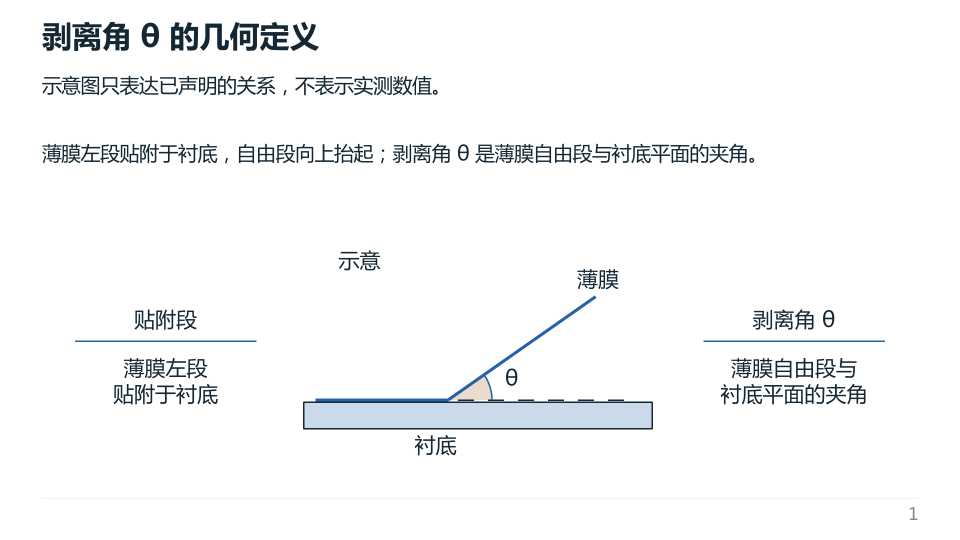
#> input picture Total-pipe/examples/explain-viz/whitespace-filled/slide-1.png, 1920 x 1080 px (shown at 1/2 size); its folder holds only this picture in this run
$ python -i whitespace.py   (imports and definitions only)
#> lines starting #> are read from the running program, lines starting #| are printed output that depends on the picture
"""Geometrically accurate 2D whitespace and spatial coverage analysis.

Shared by compiled Deck IR (layout preflight, skeleton preview, quality metrics,
ExplainViz empty-space detection) and PageScene QA/build.

Key properties:
- Uses exact 2D rectangle union area (never double-counts overlapping boxes).
- Excludes full-bleed backgrounds, page furniture, container frames, and thin rules.
- Measures actual visible text ink bounds instead of full reserved textbox heights.
- Reports both overall body-area coverage and largest contiguous empty rectangle +
  quadrant balance so lopsided or half-empty slides are detected accurately.
"""
from __future__ import annotations

import math
import re
from pathlib import Path

from .explain_viz.space import empty_rectangles

DEFAULT_IR_BODY = [56.0, 200.0, 1168.0, 464.0]
# PageScene 13.333 x 7.5 in canvas; header ends below take (~2.15 in), footer rule at 7.08 in.
DEFAULT_SCENE_BODY = [0.72, 2.20, 11.893, 4.80]
_CJK_RE = re.compile(r'[\u2e80-\u9fff\uf900-\ufaff\uff00-\uffef]')


# [309 lines left out: functions clip_rect, union_area, _approx_text_width_px, _text_occupied_box_ir, is_decorative_ir_element, element_visible_box and 5 more, not called in this run]


def analyze_rendered_png_whitespace(png_path, body_frac=(0.054, 0.293, 0.892, 0.640), bg_tolerance=12):
    """Measure actual non-background ink coverage on a rendered slide PNG."""
#> called with body_frac = (0.054, 0.293, 0.892, 0.64), bg_tolerance = 12
    from PIL import Image
    with Image.open(png_path) as image:
#> image is the input picture: PIL image 1920x1080 RGB; mean R, G, B 245.7, 246.7, 247.7
        rgb = image.convert('RGB')
        w, h = rgb.size
#> w = 1920; h = 1080
        # Sample corner pixels for background colour (typically white #FFFFFF).
        corners = [rgb.getpixel((2, 2)), rgb.getpixel((w - 3, 2)),
                   rgb.getpixel((2, h - 3)), rgb.getpixel((w - 3, h - 3))]
#> corners = [(255, 255, 255), (255, 255, 255), (255, 255, 255), (255, 255, 255)]
        bg = tuple(sorted(c[ch] for c in corners)[1] for ch in range(3))
#> bg = (255, 255, 255)
        bx0 = max(0, int(round(w * body_frac[0])))
#> bx0 = 104
        by0 = max(0, int(round(h * body_frac[1])))
#> by0 = 316
        bx1 = min(w, int(round(w * (body_frac[0] + body_frac[2]))))
#> bx1 = 1816
        by1 = min(h, int(round(h * (body_frac[1] + body_frac[3]))))
#> by1 = 1008
        crop = rgb.crop((bx0, by0, bx1, by1))
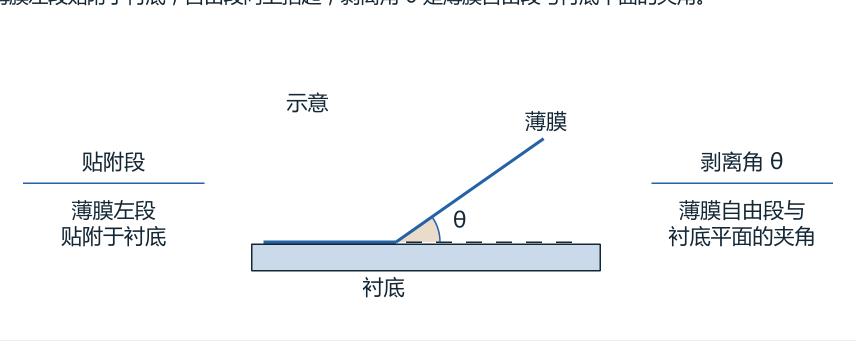
#> crop: PIL image 1712x692 RGB (shown at 1/2 size); mean R, G, B 246.2, 247.5, 248.6
        cw, ch = crop.size
#> cw = 1712; ch = 692
        if cw <= 0 or ch <= 0:
            return {'pixel_ink_ratio': 0.0, 'pixel_whitespace_ratio': 1.0, 'quadrant_pixel_ink': [0.0] * 4}
        # Downsample cleanly for fast, noise-resistant ink density measurement.
        target_w = min(cw, 320)
#> target_w = 320
        target_h = max(1, int(round(ch * target_w / cw)))
#> target_h = 129
        small = crop.resize((target_w, target_h))
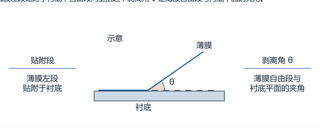
#> small: PIL image 320x129 RGB; mean R, G, B 246, 247.3, 248.4
        pixels = list(small.get_flattened_data() if hasattr(small, 'get_flattened_data') else small.getdata())
#> pixels = 41280 items
        mid_x, mid_y = target_w // 2, target_h // 2
#> mid_x = 160; mid_y = 64
        q_ink = [0, 0, 0, 0]
        q_tot = [0, 0, 0, 0]
        ink_count = 0
        for idx, (r, g, b) in enumerate(pixels):
            py, px = divmod(idx, target_w)
            q = (0 if py < mid_y else 2) + (0 if px < mid_x else 1)
            q_tot[q] += 1
            if (abs(r - bg[0]) > bg_tolerance or abs(g - bg[1]) > bg_tolerance
                    or abs(b - bg[2]) > bg_tolerance):
                ink_count += 1
                q_ink[q] += 1
#> this loop made 41280 passes
#> (r, g, b) on passes 1 to 12: (160, 167, 173), (137, 147, 154), (98, 111, 120), (144, 153, 159), (169, 176, 181), (148, 156, 163), (202, 206, 209), (118, 129, 137), (81, 95, 106), (160, 167, 173), (197, 202, 205), (122, 133, 141)
#> after the loop, ink_count = 4475; q_ink = [526, 535, 1643, 1771]; q_tot = [10240, 10240, 10400, 10400]
        total = max(1, len(pixels))
#> total = 41280
        ink_ratio = ink_count / total
#> ink_ratio = 0.108
        return {
            'pixel_ink_ratio': round(ink_ratio, 4),
            'pixel_whitespace_ratio': round(1.0 - ink_ratio, 4),
            'quadrant_pixel_ink': [round(q_ink[i] / max(1, q_tot[i]), 4) for i in range(4)],
        }

>>> result = analyze_rendered_png_whitespace('../examples/explain-viz/whitespace-filled/slide-1.png')
#> result = {'pixel_ink_ratio': 0.108, 'pixel_whitespace_ratio': 0.892, 'quadrant_pixel_ink': [0.0514, 0.0522, 0.158, 0.17]}

$ run again, on Total-pipe/examples/explain-viz/whitespace-filled/slide-2.png
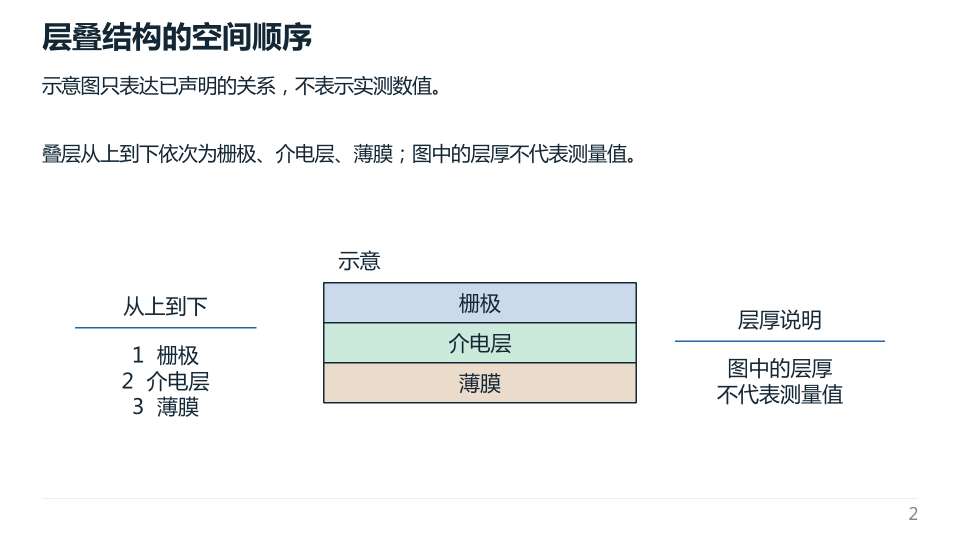
#> input picture Total-pipe/examples/explain-viz/whitespace-filled/slide-2.png, 1920 x 1080 px (shown at 1/2 size)
#> in analyze_rendered_png_whitespace, image is the input picture: PIL image 1920x1080 RGB; mean R, G, B 243.9, 245.3, 245.5
#> corners = [(255, 255, 255), (255, 255, 255), (255, 255, 255), (255, 255, 255)]
#> bg = (255, 255, 255)
#> in analyze_rendered_png_whitespace, `crop = rgb.crop((bx0, by0, bx1, by1))`:
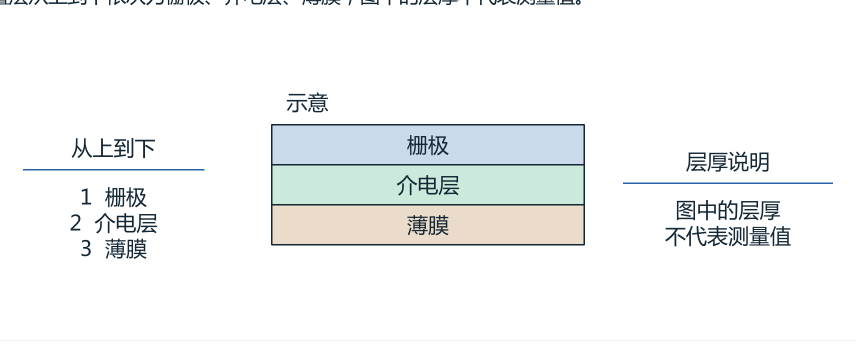
#> crop: PIL image 1712x692 RGB (shown at 1/2 size); mean R, G, B 243, 244.9, 244.8
#> in analyze_rendered_png_whitespace, `small = crop.resize((target_w, target_h))`:
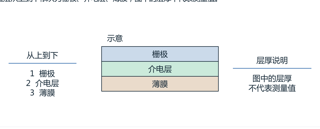
#> small: PIL image 320x129 RGB; mean R, G, B 242.8, 244.7, 244.7
#> pixels = 41280 items
#> the loop in analyze_rendered_png_whitespace, `for idx, (r, g, b) in enumerate(pixels):` made 41280 passes
#> (r, g, b) on passes 1 to 8: (143, 151, 158), (113, 124, 132), (175, 182, 186), (207, 211, 214), (150, 159, 165), (216, 219, 221), (95, 108, 118), (209, 213, 216)
#> after the loop in analyze_rendered_png_whitespace, `for idx, (r, g, b) in enumerate(pixels):`: ink_count = 7599; q_ink = [1707, 1381, 2105, 2406]; q_tot = [10240, 10240, 10400, 10400]
#> total = 41280
#> ink_ratio = 0.184
#> result = {'pixel_ink_ratio': 0.184, 'pixel_whitespace_ratio': 0.816, 'quadrant_pixel_ink': [0.167, 0.135, 0.202, 0.231]}

$ run again, on Total-pipe/examples/explain-viz/whitespace-filled/slide-3.png
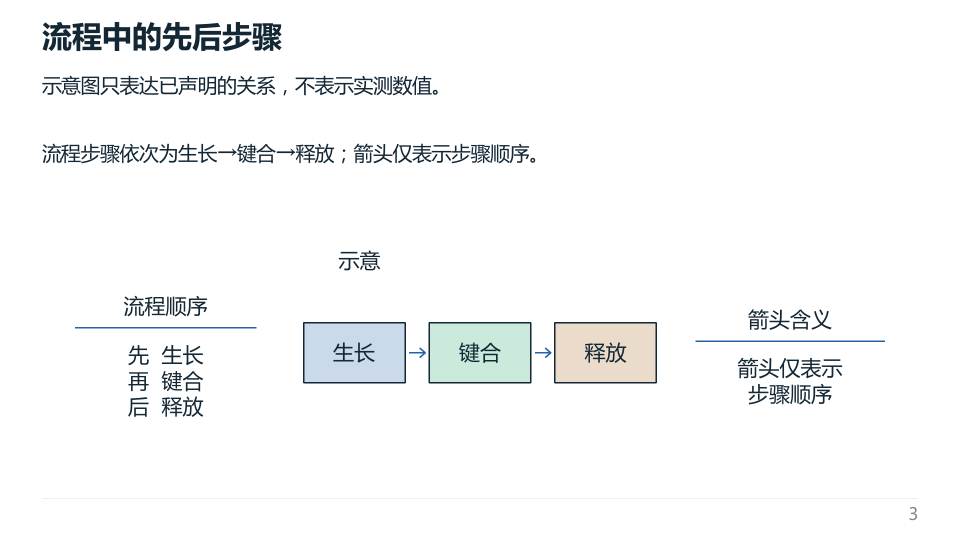
#> input picture Total-pipe/examples/explain-viz/whitespace-filled/slide-3.png, 1920 x 1080 px (shown at 1/2 size)
#> in analyze_rendered_png_whitespace, image is the input picture: PIL image 1920x1080 RGB; mean R, G, B 246.5, 247.4, 247.8
#> corners = [(255, 255, 255), (255, 255, 255), (255, 255, 255), (255, 255, 255)]
#> bg = (255, 255, 255)
#> in analyze_rendered_png_whitespace, `crop = rgb.crop((bx0, by0, bx1, by1))`:
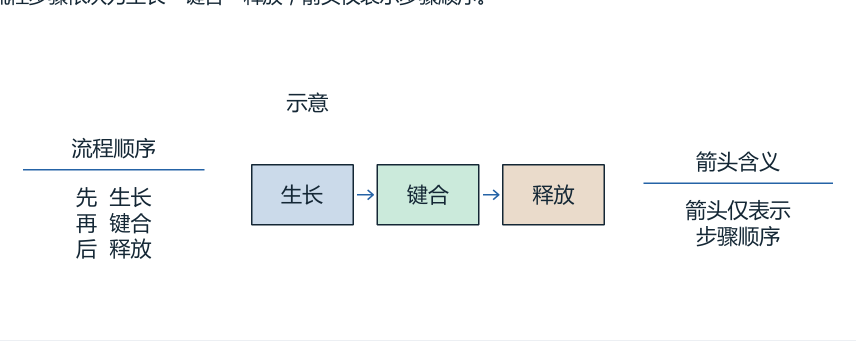
#> crop: PIL image 1712x692 RGB (shown at 1/2 size); mean R, G, B 246.6, 247.8, 248
#> in analyze_rendered_png_whitespace, `small = crop.resize((target_w, target_h))`:
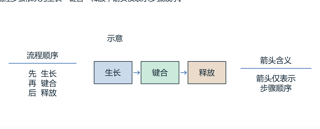
#> small: PIL image 320x129 RGB; mean R, G, B 246.4, 247.6, 247.9
#> pixels = 41280 items
#> the loop in analyze_rendered_png_whitespace, `for idx, (r, g, b) in enumerate(pixels):` made 41280 passes
#> (r, g, b) on passes 1 to 8: (133, 143, 151), (163, 170, 176), (162, 170, 175), (138, 148, 155), (170, 177, 182), (197, 202, 205), (230, 232, 234), (210, 213, 216)
#> after the loop in analyze_rendered_png_whitespace, `for idx, (r, g, b) in enumerate(pixels):`: ink_count = 4930; q_ink = [888, 401, 1739, 1902]; q_tot = [10240, 10240, 10400, 10400]
#> total = 41280
#> ink_ratio = 0.119
#> result = {'pixel_ink_ratio': 0.119, 'pixel_whitespace_ratio': 0.881, 'quadrant_pixel_ink': [0.0867, 0.0392, 0.167, 0.183]}
